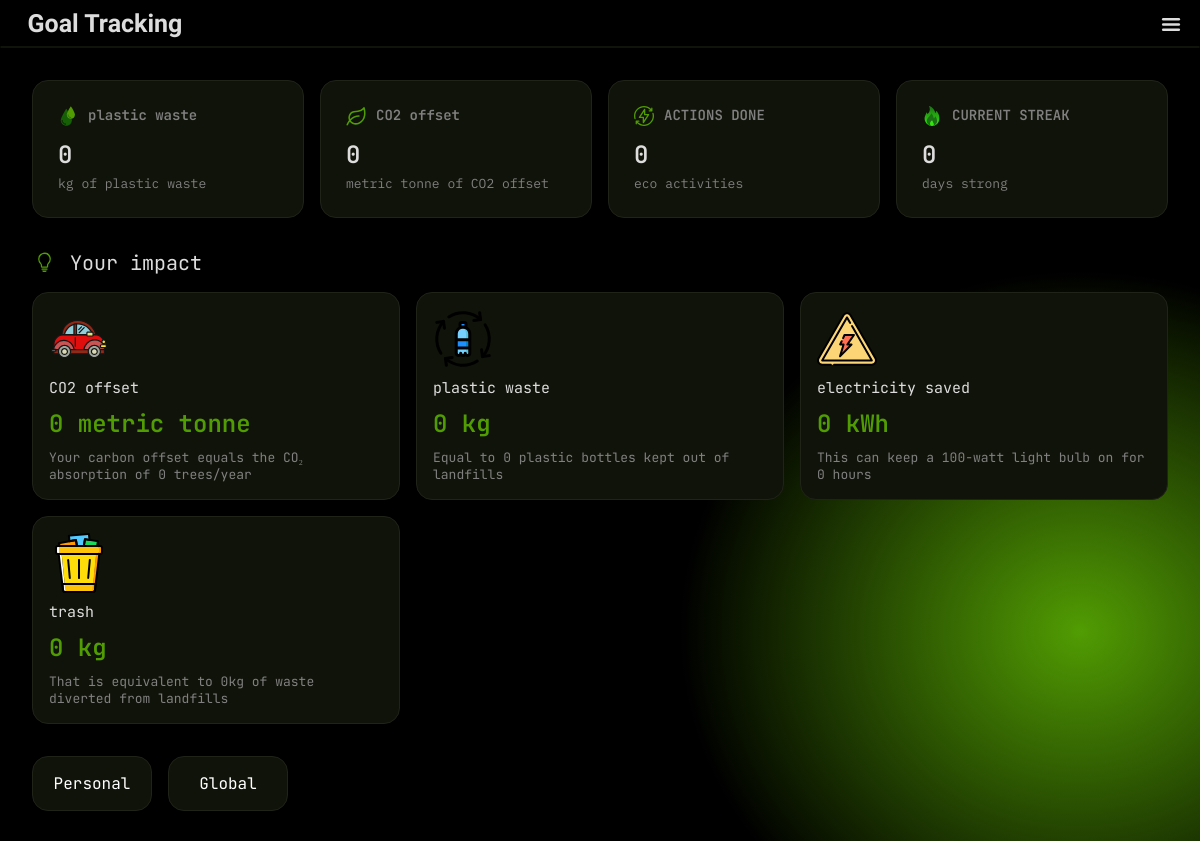
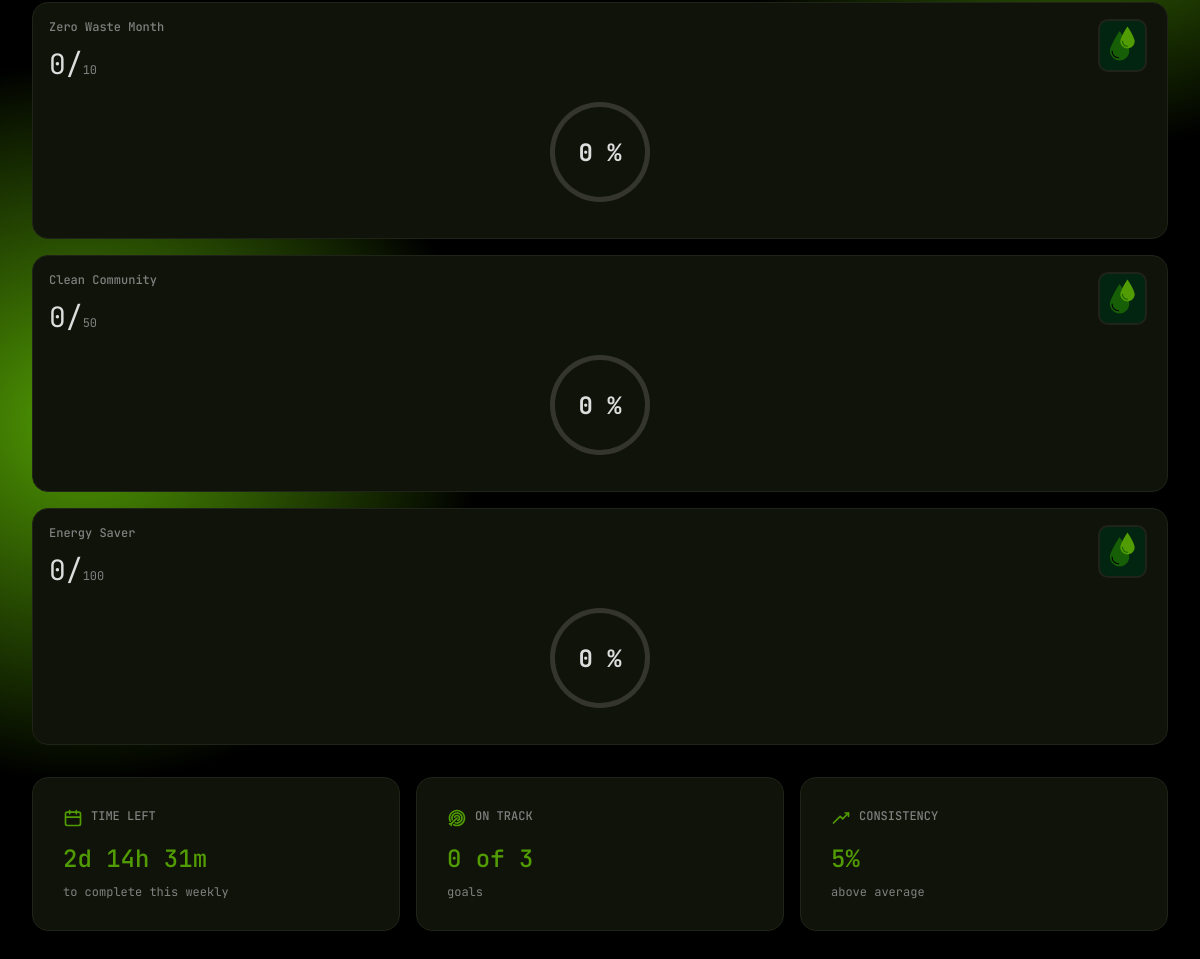
Page /goals.php (signed in) on the earlier database version (2 pictures, top to bottom).
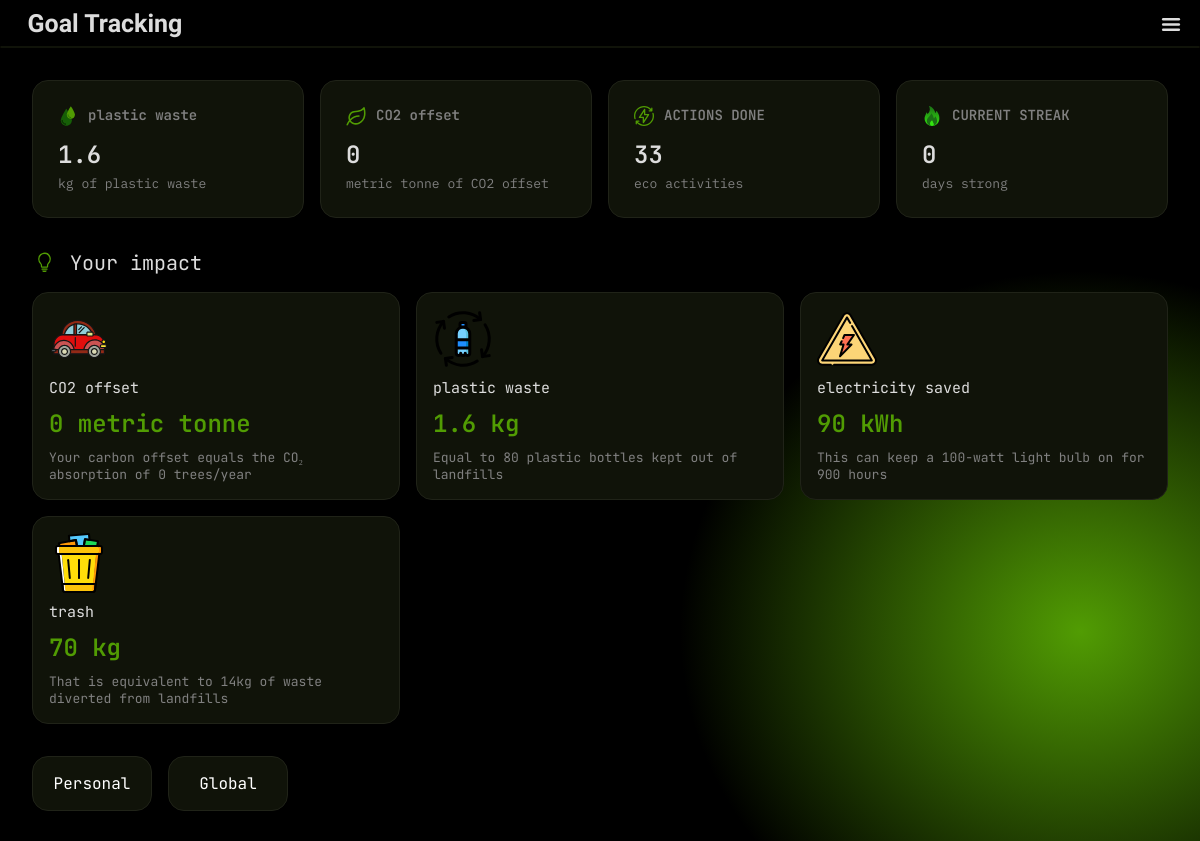
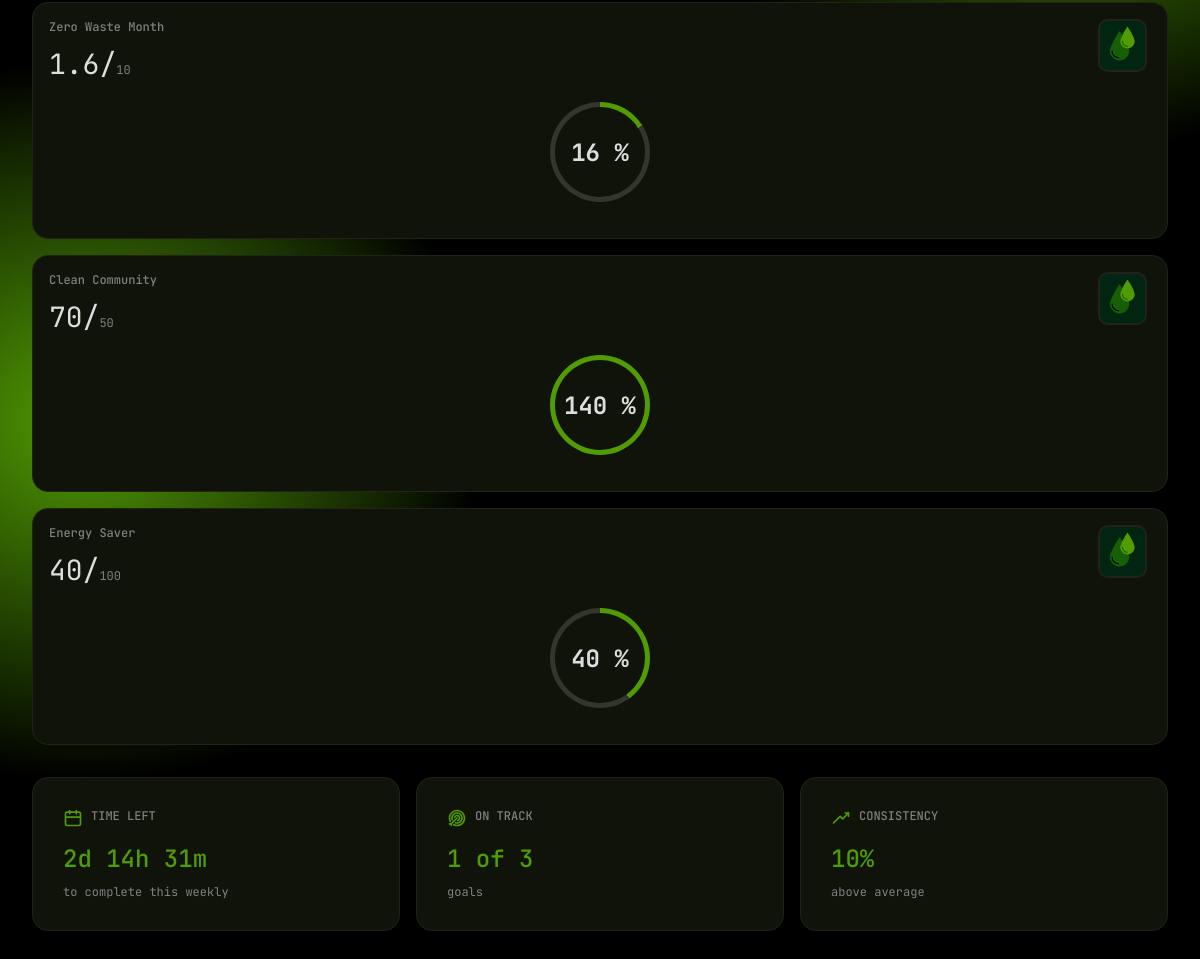
Same page on the later database version (2 pictures, top to bottom).
### tables this page shows
CREATE TABLE GOAL_TYPE (
    ID VARCHAR(100) PRIMARY KEY,
    term VARCHAR(500),
    unit VARCHAR(50),
    decimal_points INT
);

CREATE TABLE GOALS (
    ID VARCHAR(50) PRIMARY KEY,
    title VARCHAR(200),
    description VARCHAR(2000),
    media VARCHAR(500),
    goal_type VARCHAR(100),
    goal DECIMAL,
    starting_time INT,
    ending_time INT,

    type VARCHAR(100),
     

    FOREIGN KEY (goal_type) REFERENCES GOAL_TYPE(ID)
);

### api/users/contribution.php (called while the page is built, shortened)
<?php
function user_get_contribution_total_worded($username, $time_start = NULL, $time_end = NULL)
{
    include dirname(__DIR__) . '/conn.php';
    $query = "SELECT
    GOAL_TYPE.*, COALESCE(
        (
        SELECT
            SUM(TASK.goal_contribution * SUBMISSION.action_count) as total
            from SUBMISSION
            inner join TASK on TASK.ID = SUBMISSION.task_ID
            where
                (SUBMISSION.user = '$username') AND
                (TASK.goal_type = GOAL_TYPE.ID) " .
        ((is_null($time_start) || is_null($time_end)) ? "" : "AND (SUBMISSION.submitted_timestamp BETWEEN '$time_start' AND '$time_end')")
        . "
        )
        , 0) as total FROM GOAL_TYPE;";
    $query_result = mysqli_query($dbConnection, $query);
    $result = array();
    foreach (mysqli_fetch_all($query_result, MYSQLI_ASSOC) as $row) {
        $result[$row['ID']] = array(
            'term' => $row['term'],
            'total' => floatval($row['total']),
            'unit' => $row['unit'],
            'decimals' => intval($row['decimal_points'])
        );
    }
    return $result;
}

### api/goals/functions.php (called while the page is built, shortened)
<?php
function goals_contributions_all($username, $type = NULL, $onlyActive = true)
{
    include dirname(__DIR__) . '/conn.php';
    $query = "select *, coalesce((
        select
    	sum(task.goal_contribution * submission.action_count)
	    from submission
            inner join task
            on task.ID = submission.task_ID
        where
            (submission.user = '$username') and
            (submission.status = 'approved') and
            (task.goal_type = goals.goal_type)
            " . ($onlyActive ? "and (submission.submitted_timestamp between goals.starting_time and goals.ending_time)" : "") . "
    ), 0) as total from goals
    " . (is_null($type) ? "" : "where (goals.type = '$type')");
    $queryResult = mysqli_query($dbConnection, $query);
    $result = array();
    foreach (mysqli_fetch_all($queryResult, MYSQLI_ASSOC) as $row) {
        $result[$row['ID']] = array(
            'ID' => $row['ID'],
            'title' => $row['title'],
            'description' => $row['description'],
            'media' => $row['media'],
            'goal_type' => $row['goal_type'],
            'goal' => $row['goal'],
            'starting_time' => intval($row['starting_time']),
            'ending_time' => intval($row['ending_time']),
            'type' => $row['type'],
            'total' => floatval($row['total']),
        );
    }
    return $result;
}

### goals.php (the view, shortened to what the rows shown need)
<?php
include './api/credentials.php';
include './api/users/functions.php';
include './api/users/contribution.php';
include './api/goals/functions.php';
$contribution = user_get_contribution_total_worded($username);
$personalProgress = goals_contributions_all($username, type: 'personal');
?>
<!DOCTYPE html>
<html lang="en">
<head>
    <link rel="stylesheet" href="./styles/goals.css">
    <link rel="stylesheet" href="./styles/style.css">
</head>
<body>
    <div id="bg-color">
        <div id="elements">
            <div id="statistic">
                <div class="ststc">
                    <img src="./assets/ivp/water-drops-svgrepo-com (1).svg">
                    <p class="p1"><?php echo $contribution['plastic']['term'] ?></p>
                    <p class="p2"><?php echo $contribution['plastic']['total'] ?></p>
                    <p class="p3"><?php echo $contribution['plastic']['unit'] ?> of <?php echo $contribution['plastic']['term'] ?></p>
                </div>
                <div class="ststc">
                    <img src="./assets/ivp/leaf-svgrepo-com.svg">
                    <p class="p1"><?php echo $contribution['carbon']['term'] ?></p>
                    <p class="p2"><?php echo $contribution['carbon']['total'] ?></p>
                    <p class="p3"><?php echo $contribution['carbon']['unit'] ?> of <?php echo $contribution['carbon']['term'] ?></p>
                </div>
            </div>
            <div id="impact">
                <?php
                function generateImpactDescription($goalTypeId, $totalValue)
                {
                    switch ($goalTypeId) {
                        case 'carbon':
                            return "Your carbon offset equals the CO₂ absorption of " . floor($totalValue / 16) . " trees/year";
                        case 'plastic':
                            return "Equal to " . ($totalValue * 50) . " plastic bottles kept out of landfills";
                        case 'electric':
                            return "This can keep a 100-watt light bulb on for  " . floor($totalValue * 10) . " hours";
                        case 'trash':
                            return "That is equivalent to " . floor($totalValue / 5) . "kg of waste diverted from landfills";
                    }
                }
                $descriptionCarbon = generateImpactDescription('carbon', $contribution['carbon']['total']);
                $descriptionPlastic = generateImpactDescription('plastic', $contribution['plastic']['total']);
                $descriptionElectric = generateImpactDescription('electric', $contribution['electric']['total']);
                $descriptionTrash = generateImpactDescription('trash', $contribution['trash']['total']);
                ?>
                <div class="impt">
                    <img src="./assets/ivp/car-svgrepo-com.svg" alt="">
                    <p class="impt-p1"><?php echo $contribution['carbon']['term'] ?></p>
                    <p class="impt-p2"><?php echo $contribution['carbon']['total'] ?> <?php echo $contribution['carbon']['unit'] ?></p>
                    <p class="impt-p3"><?php echo $descriptionCarbon ?></p>
                </div>
                <div class="impt">
                    <img src="./assets/ivp/bottle-plastic-recycle-recycling-svgrepo-com.svg">
                    <p class="impt-p1"><?php echo $contribution['plastic']['term'] ?></p>
                    <p class="impt-p2"><?php echo $contribution['plastic']['total'] ?> <?php echo $contribution['plastic']['unit'] ?></p>
                    <p class="impt-p3"><?php echo $descriptionPlastic ?></p>
                </div>
                <div class="impt">
                    <img src="./assets/ivp/electric-electricity-svgrepo-com.svg">
                    <p class="impt-p1"><?php echo $contribution['electric']['term'] ?></p>
                    <p class="impt-p2"><?php echo $contribution['electric']['total'] ?> <?php echo $contribution['electric']['unit'] ?></p>
                    <p class="impt-p3"><?php echo $descriptionElectric ?></p>
                </div>
                <div class="impt">
                    <img src="./assets/ivp/trash-svgrepo-com.svg">
                    <p class="impt-p1"><?php echo $contribution['trash']['term'] ?></p>
                    <p class="impt-p2"><?php echo $contribution['trash']['total'] ?> <?php echo $contribution['trash']['unit'] ?></p>
                    <p class="impt-p3"><?php echo $descriptionTrash ?></p>
                </div>
            </div>
            <div id="goal">
                <div class="personal-goals">
                    <?php
                    foreach ($personalProgress as $row) { ?>
                        <div class="goals">
                            <p class="goals-p1"><?php echo $row['title']; ?></p>
                            <p class="goals-p2"><?php echo $row['total']; ?>/<span><?php echo $row['goal']; ?></span></p>
                            <div class="icons">
                                <img src="./assets/ivp/water-drops-svgrepo-com (1).svg" alt="">
                            </div>
                            <?php $progress = floor(($row['total'] / $row['goal']) * 100); ?>
                            <div class="progress" style="background: conic-gradient(var(--accent) calc(<?php echo ($progress) ?>%), var(--tertiary) 0) !important;">
                                <div id="thumb">
                                    <p class="percent"><?php echo $progress ?> %</p>
                                </div>
                            </div>
                        </div>
                    <?php } ?>
                </div>
            </div>
        </div>
    </div>
</body>
</html>

Differences in the rows shown:
changed goals "Zero Waste Month": total "0" → "1.6"; progress "0" → "16"
changed goals "Clean Community": total "0" → "70"; progress "0" → "140"
changed goals "Energy Saver": total "0" → "40"; progress "0" → "40"
Other differences:
$contribution['plastic']['total']: "0" → "1.6"
$actionDone: "0" → "33"
$descriptionPlastic: "Equal to 0 plastic bottles kept out of landfills" → "Equal to 80 plastic bottles kept out of landfills"
$contribution['electric']['total']: "0" → "90"
$descriptionElectric: "This can keep a 100-watt light bulb on for 0 hours" → "This can keep a 100-watt light bulb on for 900 hours"
$contribution['trash']['total']: "0" → "70"
$descriptionTrash: "That is equivalent to 0kg of waste diverted from landfills" → "That is equivalent to 14kg of waste diverted from landfills"
count($onTrackP): "0" → "1"
$consistency: "5" → "10"
